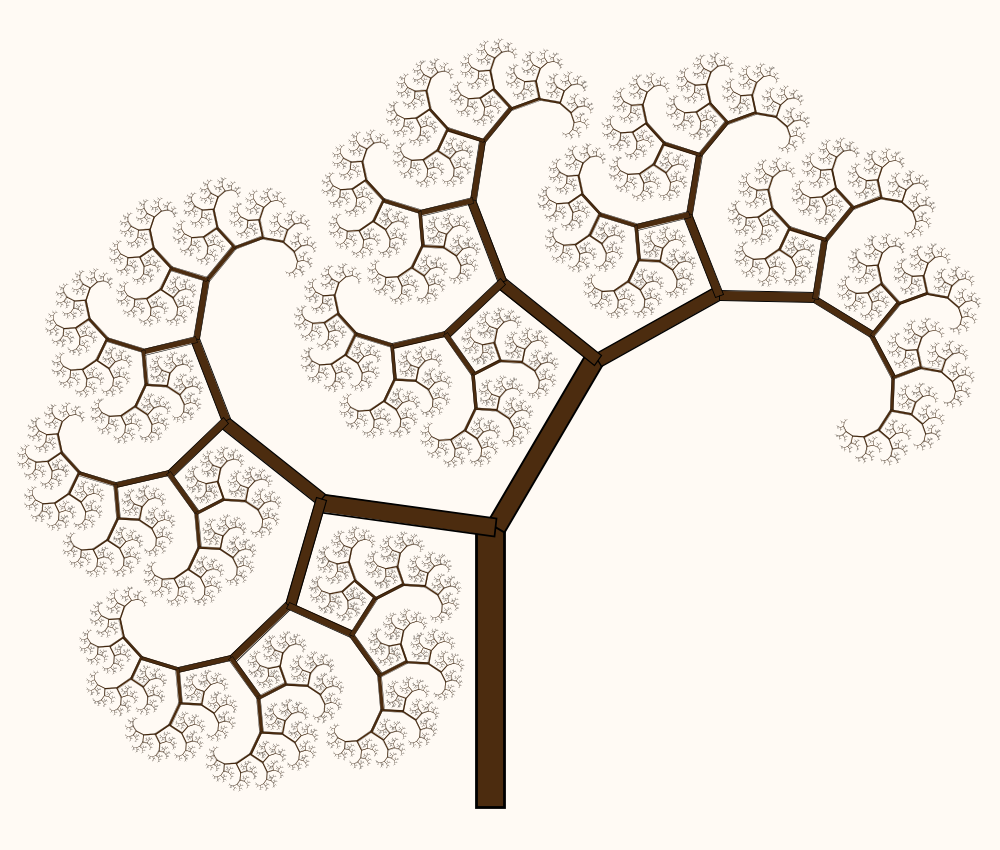
Frame 1 (no input)
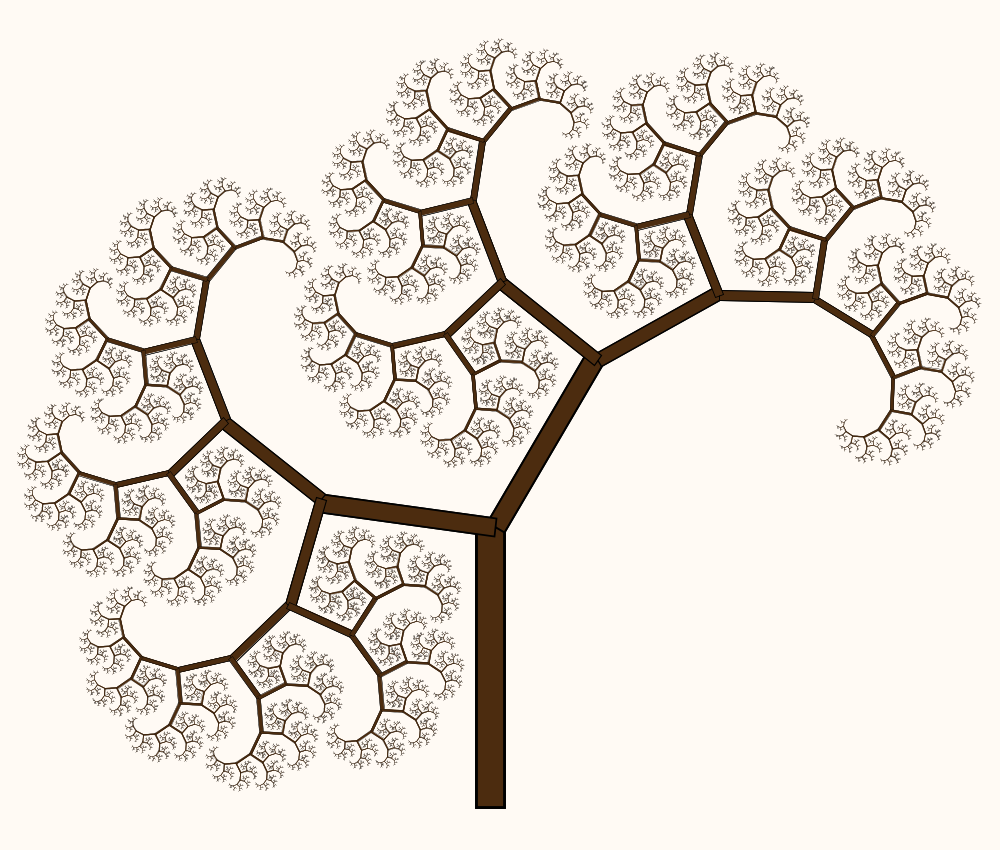
Frame 2 (the mouse pressed at the canvas centre, redrawn once)

The Processing sketch that drew these frames (run headless with seeded random() and noise(); the mouse was pressed at the canvas centre and the sketch redrawn once):

// Processing sketch: day30
// ── day30.pde
void setup() {
	size(1000, 850);
	noLoop();
	colorMode(HSB, 100);
	background(9, 4, 100);
	fill(8, 80, 30);
}

void draw() {
	translate(width/2 - 10, 0.95 * height);
	rotate(PI);
	scale(4);
	drawRect(15);
	save("day30.png");
}

void drawRect(int i) {
	if (i == 0) return;
	pushMatrix();
	scale(0.7);
	rect(-5, 0, 10, 100);
	translate(-2, 100);
	rotate(0.53);
	drawRect(i - 1);
	scale(0.9);
	rotate(-1.96);
	drawRect(i - 1);
	popMatrix();
}
